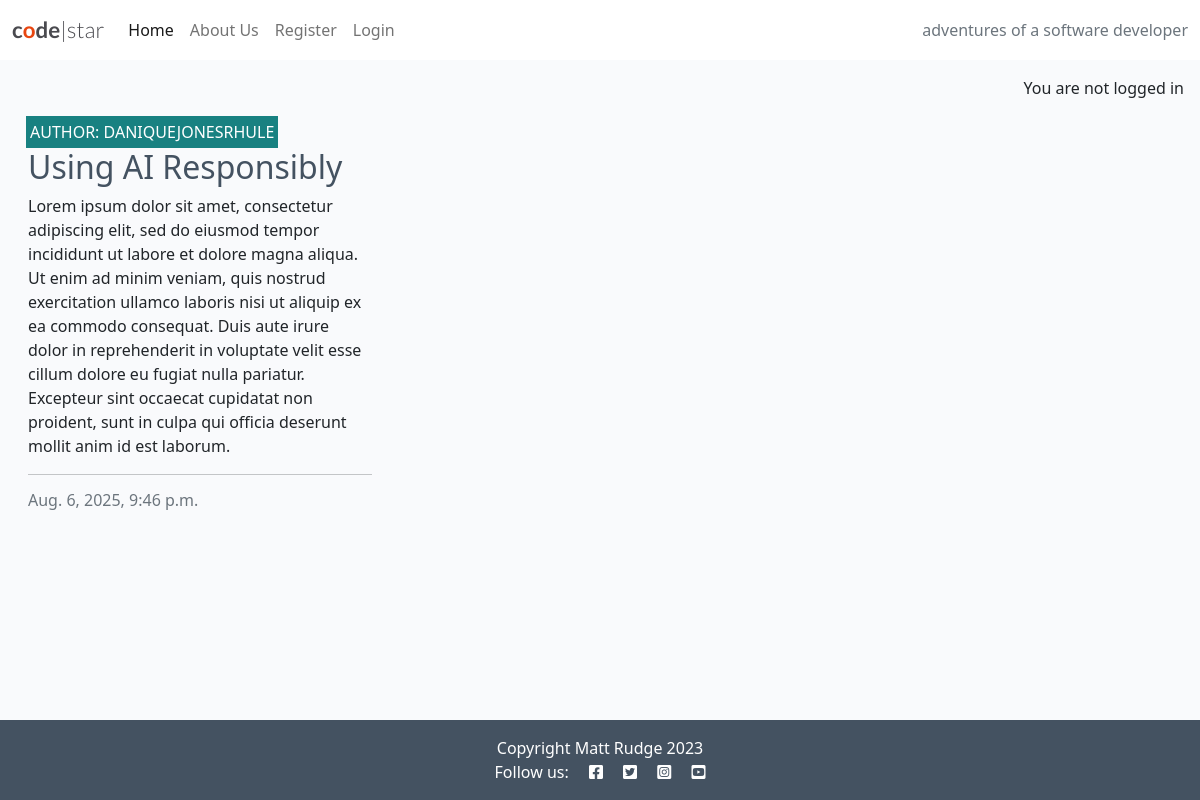
The app's page /, older data.
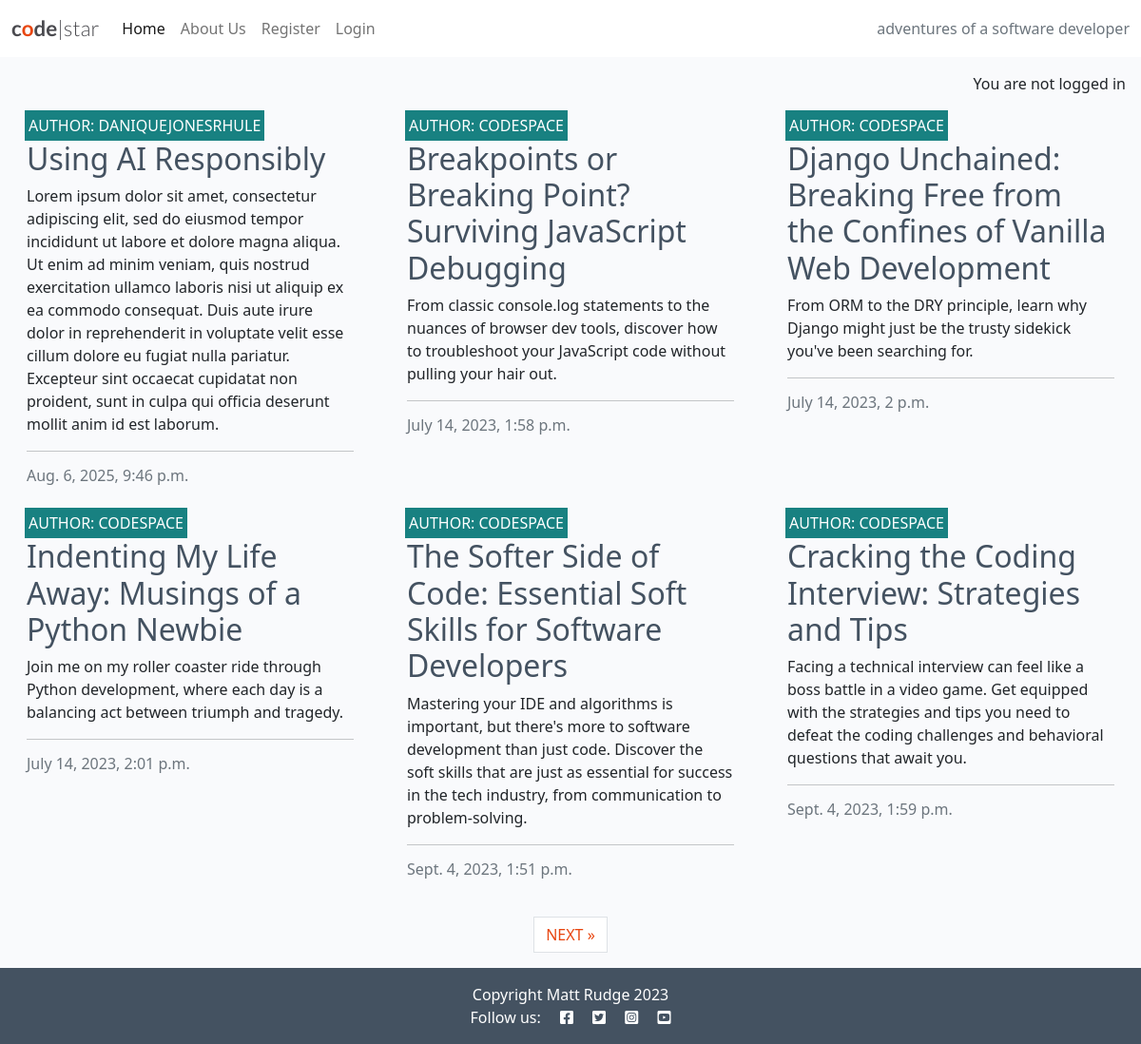
The same page, newer data.
### blog/models.py (models this page shows, shortened)
class Post(models.Model):
    title = models.CharField(max_length=200, unique=True)
    slug = models.SlugField(max_length=200, unique=True)
    excerpt = models.TextField(blank=True)
    author = models.ForeignKey(
    User, on_delete=models.CASCADE, related_name="blog_posts")
    content = models.TextField()
    created_on = models.DateTimeField(auto_now_add=True)
    status = models.IntegerField(choices=STATUS, default=0)
    updated_on = models.DateTimeField(auto_now=True)

### blog/views.py (the view)
# urls.py: path('', views.PostList.as_view(), name='home'),
class PostList(generic.ListView):
    queryset = Post.objects.filter(status=1)
    template_name = "blog/index.html"
    paginate_by = 6

### blog/templates/blog/index.html (shortened to what this page needs)
{% extends "base.html" %}
{% block content %}
<div class="container-fluid">
    <div class="row">
        <div class="col-12 mt-3 left">
            <div class="row">
                {% for post in post_list %}
                <div class="col-md-4">
                    <div class="card mb-4">
                        <div class="card-body">
                            <div class="image-container">
                                <div class="image-flash">
                                    <p class="author">Author: {{ post.author }}</p>
                                </div>
                            </div>
                            <a href="{% url 'post_detail' post.slug %}" class="post-link">
                                <h2 class="card-title">{{ post.title }}</h2>
                            </a>
                            <p class="card-text">{{ post.excerpt }}
                            </p>
                            <hr />
                            <p class="card-text text-muted h6">{{ post.created_on}}
                            </p>
                        </div>
                    </div>
                </div>
                {% if forloop.counter|divisibleby:3 %}
            </div>
            <div class="row">
                {% endif %}
                {% endfor %}
            </div>
        </div>
    </div>
    {% if is_paginated %}
    <nav aria-label="Page navigation">
        <ul class="pagination justify-content-center">
            {% if page_obj.has_next %}
            <li><a href="?page={{ page_obj.next_page_number }}" class="page-link"> NEXT &raquo;</a></li>
            {% endif %}
        </ul>
    </nav>
    {% endif %}
</div>
{% endblock %}
{% block copyright %}
Copyright Matt Rudge 2023
{% endblock %}

### templates/base.html (shortened to what this page needs)
{% load static %} {% url 'home' as home_url %} {% url 'about-us' as about_url %}
{% url 'account_login' as login_url %} {% url 'account_signup' as signup_url %}
{% url 'account_logout' as logout_url %}
<!DOCTYPE html>
<html class="h-100" lang="en">
  <head>
    <link
      rel="stylesheet"
      href="https://cdnjs.cloudflare.com/ajax/libs/font-awesome/5.15.3/css/all.min.css"
    />
    <link
      href="https://cdn.jsdelivr.net/npm/bootstrap@5.0.1/dist/css/bootstrap.min.css"
      rel="stylesheet"
    />
    <link rel="stylesheet" href="{% static 'css/style.css' %}" />
  </head>
  <body class="d-flex flex-column h-100 main-bg">
    <nav class="navbar navbar-expand-lg navbar-light bg-white">
      <div class="container-fluid">
        <a class="navbar-brand" href="{% url 'home' %}"
          ><span class="brand"
            >c<span class="red-o">o</span>de<span class="thin"
              >|star</span
            ></span
          ></a
        >
        <div class="collapse navbar-collapse" id="navbarText">
          <ul class="navbar-nav me-auto mb-2 mb-lg-0">
            <li class="nav-item">
              <a
                class="nav-link {% if request.path == home_url %}active{% endif %}"
                aria-current="page"
                href="{% url 'home' %}"
                >Home</a
              >
            </li>
            <li class="nav-item">
              <a
                class="nav-link {% if request.path == about_url %}active{% endif %}"
                aria-current="page"
                href="{% url 'about-us' %}"
                >About Us</a
              >
            </li>
            {% if user.is_authenticated %}
            <li class="nav-item">
              <a
                class="nav-link {% if request.path == logout_url %}active{% endif %}"
                aria-current="page"
                href="{% url 'account_logout' %}"
                >Logout</a
              >
            </li>
            {% else %}
            <li class="nav-item">
              <a
                class="nav-link {% if request.path == signup_url %}active{% endif %}"
                aria-current="page"
                href="{% url 'account_signup' %}"
                >Register</a
              >
            </li>
            <li class="nav-item">
              <a
                class="nav-link {% if request.path == login_url %}active{% endif %}"
                aria-current="page"
                href="{% url 'account_login' %}"
                >Login</a
              >
            </li>
            {% endif %}
          </ul>
          <span class="navbar-text text-muted">
            adventures of a software developer
          </span>
        </div>
      </div>
    </nav>
    <main class="flex-shrink-0 main-bg">
      {% if user.is_authenticated %}
      <p class="text-end m-3">You are logged in as {{ user }}</p>
      {% else %}
      <p class="text-end m-3">You are not logged in</p>
      {% endif %} {% block content %}{% endblock content %}
    </main>
    <footer class="footer mt-auto py-3 dark-bg">
      <p class="m-0 text-center text-white">
        {% block copyright %} Made by Code Instituters {% endblock copyright %}
      </p>
      <p class="m-0 text-center text-white">
        Follow us: <i class="fab fa-facebook-square ms-3"></i>
        <i class="fab fa-twitter-square ms-3"></i>
        <i class="fab fa-instagram-square ms-3"></i>
        <i class="fab fa-youtube-square ms-3"></i>
      </p>
    </footer>
  </body>
</html>

### static/css/style.css (style rules this page uses)
body { background-color: #F9FAFC; }
.brand { font-family: Lato, sans-serif; font-size: 1.4rem; font-weight: 700; color: #4A4A4F; }
.red-o { color: #E84610; }
.thin { font-weight: 300; }
.dark-bg { background-color: #445261; }
.main-bg { background-color: #F9FAFC; }
.card { border: none; background-color: transparent; }
.image-container { position: relative; }
.image-flash { position: absolute; bottom: 5%; min-width: 30%; left: -2px; background-color: #188181; }
.author { color: white; margin: 4px; text-transform: uppercase; }
.post-link { text-decoration: none; color: #445261; }
.post-link:hover, .page-link { color: #E84610; }

Row changes from the older to the newer data that the page shows:
added Post: author "CODESPACE", title "Breakpoints or Breaking Point? Surviving JavaScript Debugging", excerpt "From classic console.log statements to the nuances of browser dev tools, discover how to troubleshoot your JavaScript code without pulling your hair out.", created_on "July 14, 2023, 1:58 p.m."
added Post: author "CODESPACE", title "Django Unchained: Breaking Free from the Confines of Vanilla Web Development", excerpt "From ORM to the DRY principle, learn why Django might just be the trusty sidekick you've been searching for.", created_on "July 14, 2023, 2 p.m."
added Post: author "CODESPACE", title "Indenting My Life Away: Musings of a Python Newbie", excerpt "Join me on my roller coaster ride through Python development, where each day is a balancing act between triumph and tragedy.", created_on "July 14, 2023, 2:01 p.m."
added Post: author "CODESPACE", title "The Softer Side of Code: Essential Soft Skills for Software Developers", excerpt "Mastering your IDE and algorithms is important, but there's more to software development than just code. Discover the soft skills that are just as essential for success in the tech industry, from communication to problem-solving.", created_on "Sept. 4, 2023, 1:51 p.m."
added Post: author "CODESPACE", title "Cracking the Coding Interview: Strategies and Tips", excerpt "Facing a technical interview can feel like a boss battle in a video game. Get equipped with the strategies and tips you need to defeat the coding challenges and behavioral questions that await you.", created_on "Sept. 4, 2023, 1:59 p.m."
Text that changed along with them:
text now shown: "NEXT »"
